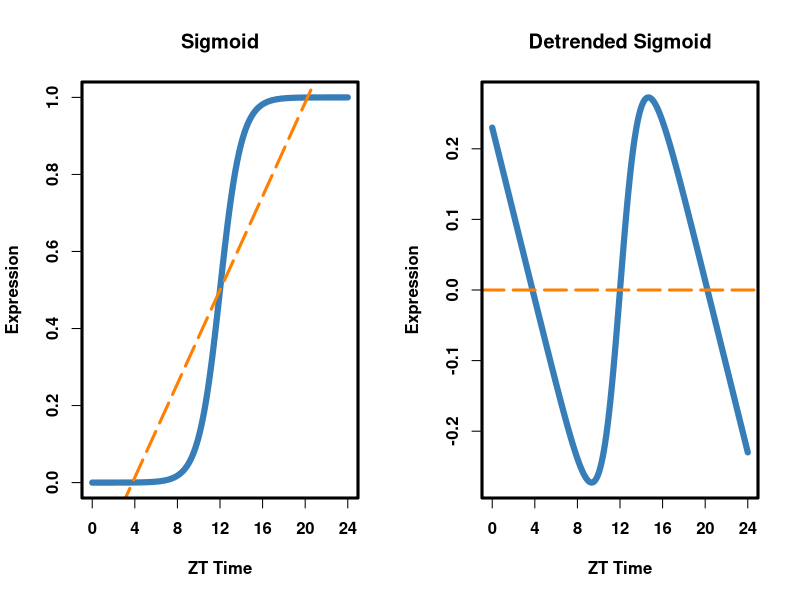

Here is the R script that generated this plot:

# initialize dataset
tp <- seq(from = 0, to = 24, by = .1)
amp <- 1
growth <- -1
shift <- 12
sigmoid <- amp / (1 + exp(growth * (tp - shift)))

data <- data.frame(
  x = tp,
  y = sigmoid
)
linearFit <- lm(y ~ x, data = data)

#detrend sigmoid with 
data <- cbind(data, data.frame(detrend = sigmoid - predict(linearFit)))
checkDetrended <- lm(detrend ~ x, data = data)

#plotting parameters
colLT <- "#ff7f00"
colSig <- "#377eb8"
lwdLT <- 3
lwdSig <- 6
ltyLT <- 5

#generate the plot
pdf(file = "~/Desktop/TimeCycle-data/Results/Figures/detrend.pdf", width = 8, height = 4)
  
  par(mfrow = c(1, 2), font.lab = 2, font.axis = 2)
  plot(
    x = data$x,
    y = data$y,
    type = "l",
    lwd = lwdSig,
    col = colSig,
    main = "Sigmoid",
    xlab = "ZT Time",
    ylab = "Expression",
    axes = F
  )
  abline(linearFit, lwd = lwdLT, lty = ltyLT, col = colLT)
  axis(side = 1, at = seq(0, 24, 4), labels = seq(0, 24, 4))
  axis(side = 2)
  box(lwd = 3)

  plot(
    x = data$x,
    y = data$detrend,
    type = "l",
    lwd = lwdSig,
    col = colSig,
    main = "Detrended Sigmoid",
    xlab = "ZT Time",
    ylab = "Expression",
    axes = F
  )
  abline(checkDetrended, lwd = lwdLT, lty = ltyLT, col = colLT)
  axis(side = 1, at = seq(0, 24, 4), labels = seq(0, 24, 4))
  axis(side = 2)
  box(lwd = 3)


dev.off()
